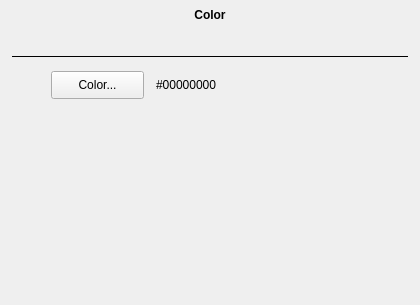
<?xml version="1.0" encoding="UTF-8"?>
<ui version="4.0">
 <class>ColorProducerWidget</class>
 <widget class="QWidget" name="ColorProducerWidget">
  <property name="geometry">
   <rect>
    <x>0</x>
    <y>0</y>
    <width>420</width>
    <height>305</height>
   </rect>
  </property>
  <property name="windowTitle">
   <string>Form</string>
  </property>
  <layout class="QVBoxLayout" name="verticalLayout_2">
   <property name="spacing">
    <number>12</number>
   </property>
   <property name="leftMargin">
    <number>0</number>
   </property>
   <property name="topMargin">
    <number>0</number>
   </property>
   <property name="rightMargin">
    <number>0</number>
   </property>
   <property name="bottomMargin">
    <number>0</number>
   </property>
   <item>
    <widget class="QLabel" name="label_2">
     <property name="sizePolicy">
      <sizepolicy hsizetype="Preferred" vsizetype="Fixed">
       <horstretch>0</horstretch>
       <verstretch>0</verstretch>
      </sizepolicy>
     </property>
     <property name="minimumSize">
      <size>
       <width>0</width>
       <height>30</height>
      </size>
     </property>
     <property name="font">
      <font>
       <weight>75</weight>
       <bold>true</bold>
      </font>
     </property>
     <property name="autoFillBackground">
      <bool>true</bool>
     </property>
     <property name="text">
      <string>Color</string>
     </property>
     <property name="alignment">
      <set>Qt::AlignCenter</set>
     </property>
    </widget>
   </item>
   <item>
    <layout class="QVBoxLayout" name="verticalLayout">
     <property name="spacing">
      <number>12</number>
     </property>
     <property name="leftMargin">
      <number>12</number>
     </property>
     <property name="topMargin">
      <number>0</number>
     </property>
     <property name="rightMargin">
      <number>12</number>
     </property>
     <property name="bottomMargin">
      <number>12</number>
     </property>
     <item>
      <widget class="ServicePresetWidget" name="preset" native="true"/>
     </item>
     <item>
      <widget class="Line" name="line">
       <property name="sizePolicy">
        <sizepolicy hsizetype="Minimum" vsizetype="Fixed">
         <horstretch>0</horstretch>
         <verstretch>0</verstretch>
        </sizepolicy>
       </property>
       <property name="minimumSize">
        <size>
         <width>0</width>
         <height>5</height>
        </size>
       </property>
       <property name="frameShadow">
        <enum>QFrame::Plain</enum>
       </property>
       <property name="orientation">
        <enum>Qt::Horizontal</enum>
       </property>
      </widget>
     </item>
     <item>
      <layout class="QHBoxLayout" name="horizontalLayout_2">
       <item>
        <widget class="QLabel" name="label">
         <property name="sizePolicy">
          <sizepolicy hsizetype="Fixed" vsizetype="Preferred">
           <horstretch>0</horstretch>
           <verstretch>0</verstretch>
          </sizepolicy>
         </property>
         <property name="minimumSize">
          <size>
           <width>27</width>
           <height>0</height>
          </size>
         </property>
         <property name="text">
          <string/>
         </property>
        </widget>
       </item>
       <item>
        <widget class="QPushButton" name="colorButton">
         <property name="sizePolicy">
          <sizepolicy hsizetype="Fixed" vsizetype="Fixed">
           <horstretch>0</horstretch>
           <verstretch>0</verstretch>
          </sizepolicy>
         </property>
         <property name="minimumSize">
          <size>
           <width>93</width>
           <height>28</height>
          </size>
         </property>
         <property name="text">
          <string>Color...</string>
         </property>
        </widget>
       </item>
       <item>
        <widget class="QLabel" name="colorLabel">
         <property name="sizePolicy">
          <sizepolicy hsizetype="MinimumExpanding" vsizetype="Preferred">
           <horstretch>0</horstretch>
           <verstretch>0</verstretch>
          </sizepolicy>
         </property>
         <property name="text">
          <string>#00000000</string>
         </property>
         <property name="textInteractionFlags">
          <set>Qt::LinksAccessibleByMouse|Qt::TextSelectableByKeyboard|Qt::TextSelectableByMouse</set>
         </property>
        </widget>
       </item>
      </layout>
     </item>
     <item>
      <spacer name="verticalSpacer">
       <property name="orientation">
        <enum>Qt::Vertical</enum>
       </property>
       <property name="sizeHint" stdset="0">
        <size>
         <width>17</width>
         <height>146</height>
        </size>
       </property>
      </spacer>
     </item>
    </layout>
   </item>
  </layout>
 </widget>
 <customwidgets>
  <customwidget>
   <class>ServicePresetWidget</class>
   <extends>QWidget</extends>
   <header>widgets/servicepresetwidget.h</header>
   <container>1</container>
  </customwidget>
 </customwidgets>
 <resources/>
 <connections/>
</ui>
